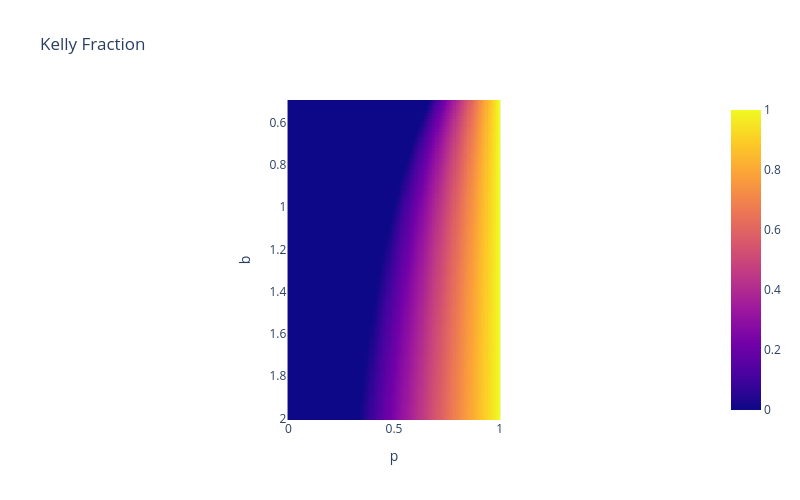

Here is the notebook cell this chart was saved with:
### Markdown cell above
### KELLY CRITERION

### Code cell
# write a function to calculate the kelly fraction
def kelly_fraction(b, p):
    q = 1 - p
    return max(0, (b*p - q) / b)    # floor at 0 (ignore negative expected returns)

# calculate kelly fraction for different values of b and p as a dataframe, with b as rows and p as columns
bs = np.linspace(0.5, 2.0, 100)
ps = np.linspace(0, 1, 100)
fracs = []
for b in bs:
    for p in ps:
        fracs.append(kelly_fraction(b, p))
fracs = np.array(fracs).reshape(len(bs), len(ps))
df_fracs = pd.DataFrame(fracs, index=bs, columns=ps)

# plot kelly fraction as heatmap
fig = px.imshow(df_fracs, title="Kelly Fraction")
fig.update_xaxes(title_text="p")
fig.update_yaxes(title_text="b")
fig.show()

### Figure 1 — Plotly figure (JSON) as saved in the notebook; plotly's stock layout.template omitted (floating-point values rounded to 4 significant figures; data arrays with more than 128 entries replaced by an {"elided": "..."} marker saying what was removed)
{"data": [{"coloraxis": "coloraxis", "hovertemplate": "x: %{x}<br>y: %{y}<br>color: %{z}<extra></extra>", "name": "0", "type": "heatmap", "x": [0.0, 0.0101, 0.0202, 0.0303, 0.0404, 0.05051, 0.06061, 0.07071, 0.08081, 0.09091, 0.101, 0.1111, 0.1212, 0.1313, 0.1414, 0.1515, 0.1616, 0.1717, 0.1818, 0.1919, 0.202, 0.2121, 0.2222, 0.2323, 0.2424, 0.2525, 0.2626, 0.2727, 0.2828, 0.2929, 0.303, 0.3131, 0.3232, 0.3333, 0.3434, 0.3535, 0.3636, 0.3737, 0.3838, 0.3939, 0.404, 0.4141, 0.4242, 0.4343, 0.4444, 0.4545, 0.4646, 0.4747, 0.4848, 0.4949, 0.5051, 0.5152, 0.5253, 0.5354, 0.5455, 0.5556, 0.5657, 0.5758, 0.5859, 0.596, 0.6061, 0.6162, 0.6263, 0.6364, 0.6465, 0.6566, 0.6667, 0.6768, 0.6869, 0.697, 0.7071, 0.7172, 0.7273, 0.7374, 0.7475, 0.7576, 0.7677, 0.7778, 0.7879, 0.798, 0.8081, 0.8182, 0.8283, 0.8384, 0.8485, 0.8586, 0.8687, 0.8788, 0.8889, 0.899, 0.9091, 0.9192, 0.9293, 0.9394, 0.9495, 0.9596, 0.9697, 0.9798, 0.9899, 1.0], "xaxis": "x", "y": [0.5, 0.5152, 0.5303, 0.5455, 0.5606, 0.5758, 0.5909, 0.6061, 0.6212, 0.6364, 0.6515, 0.6667, 0.6818, 0.697, 0.7121, 0.7273, 0.7424, 0.7576, 0.7727, 0.7879, 0.803, 0.8182, 0.8333, 0.8485, 0.8636, 0.8788, 0.8939, 0.9091, 0.9242, 0.9394, 0.9545, 0.9697, 0.9848, 1.0, 1.015, 1.03, 1.045, 1.061, 1.076, 1.091, 1.106, 1.121, 1.136, 1.152, 1.167, 1.182, 1.197, 1.212, 1.227, 1.242, 1.258, 1.273, 1.288, 1.303, 1.318, 1.333, 1.348, 1.364, 1.379, 1.394, 1.409, 1.424, 1.439, 1.455, 1.47, 1.485, 1.5, 1.515, 1.53, 1.545, 1.561, 1.576, 1.591, 1.606, 1.621, 1.636, 1.652, 1.667, 1.682, 1.697, 1.712, 1.727, 1.742, 1.758, 1.773, 1.788, 1.803, 1.818, 1.833, 1.848, 1.864, 1.879, 1.894, 1.909, 1.924, 1.939, 1.955, 1.97, 1.985, 2.0], "yaxis": "y", "z": {"elided": "100x100 float values"}}], "layout": {"coloraxis": {"colorscale": [[0, "#0d0887"], [0.1111, "#46039f"], [0.2222, "#7201a8"], [0.3333, "#9c179e"], [0.4444, "#bd3786"], [0.5556, "#d8576b"], [0.6667, "#ed7953"], [0.7778, "#fb9f3a"], [0.8889, "#fdca26"], [1, "#f0f921"]]}, "height": 500, "title": {"text": "Kelly Fraction"}, "width": 800, "xaxis": {"anchor": "y", "constrain": "domain", "domain": [0, 1], "scaleanchor": "y", "title": {"text": "p"}}, "yaxis": {"anchor": "x", "autorange": "reversed", "constrain": "domain", "domain": [0, 1], "title": {"text": "b"}}}}
